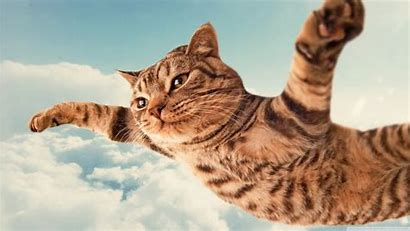
#> input picture kucing.jfif, 410 x 231 px
$ python toCMYK.py
#> lines starting #> are read from the running program, lines starting #| are printed output that depends on the picture
# import library
import cv2
import numpy as np
# import image
image = cv2.imread('kucing.jfif')
#> image is the input picture: shape (231, 410, 3); mean B, G, R 144.6, 163.2, 176.5
# change RGB to CMYK
img = image.astype(np.float64)/255.
K = 1 - np.max(img, axis=2)
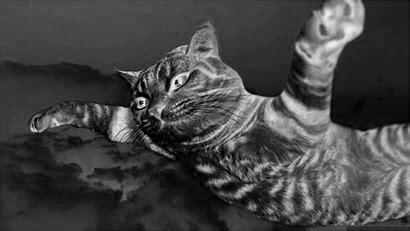
#> K: shape (231, 410) float64; min 0, max 0.945, mean 0.271
C = (1-img[...,2] - K)/(1-K)
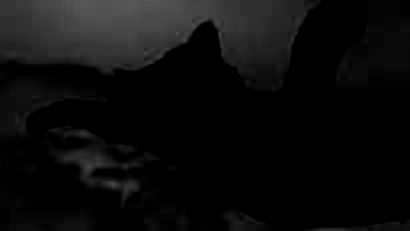
#> C: shape (231, 410) float64; min 0, max 0.352, mean 0.0496
M = (1-img[...,1] - K)/(1-K)
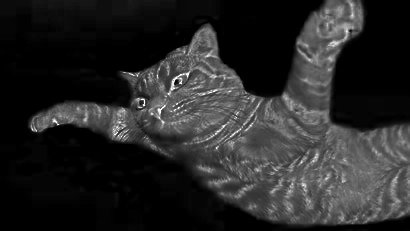
#> M: shape (231, 410) float64; min 0, max 1, mean 0.156
Y = (1-img[...,0] - K)/(1-K)
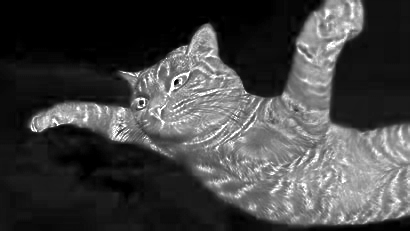
#> Y: shape (231, 410) float64; min 0, max 1, mean 0.268
CMYK_image= (np.dstack((C,M,Y,K)) * 255).astype(np.uint8)
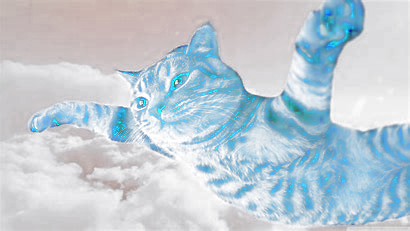
#> CMYK_image: shape (231, 410, 4); mean R, G, B, A 12.4, 39.5, 67.8, 68.8; transparent parts drawn white
# show the result
cv2.imshow("Original Image", image)
cv2.imshow("CMYK Image", CMYK_image)
cv2.waitKey(0)
cv2.destroyAllWindows()

$ run again, with cat.png saved as kucing.jfif
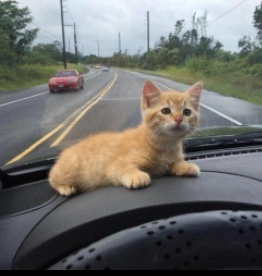
#> input picture cat.png, 262 x 276 px
#> image is the input picture: shape (276, 262, 3); mean B, G, R 108.1, 111, 111.3
#> `Y = (1-img[...,0] - K)/(1-K)`:
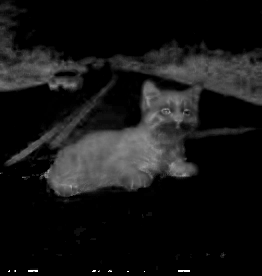
#> Y: shape (276, 262) float64; 1.61% of the values are NaN or infinite; the others: min 0, max 1, mean 0.0869; drawn with min black, max white, NaN and infinite black
#> `CMYK_image= (np.dstack((C,M,Y,K)) * 255).astype(np.uint8)`:
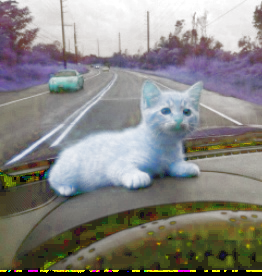
#> CMYK_image: shape (276, 262, 4); mean R, G, B, A 24.2, 22.6, 21.6, 134.6; transparent parts drawn white

$ run again, with gambar.png saved as kucing.jfif
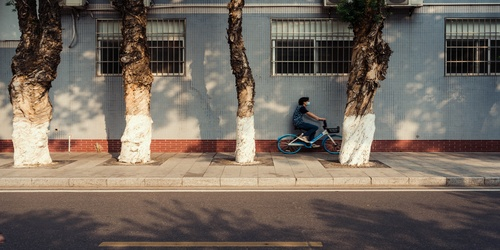
#> input picture gambar.png, 500 x 250 px
#> image is the input picture: shape (250, 500, 3); mean B, G, R 94.7, 104.7, 115.5
#> `Y = (1-img[...,0] - K)/(1-K)`:
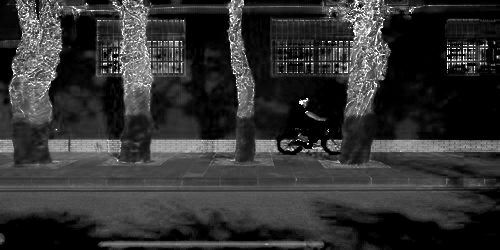
#> Y: shape (250, 500) float64; 0.02% of the values are NaN or infinite; the others: min 0, max 1, mean 0.199; drawn with min black, max white, NaN and infinite black
#> `CMYK_image= (np.dstack((C,M,Y,K)) * 255).astype(np.uint8)`:
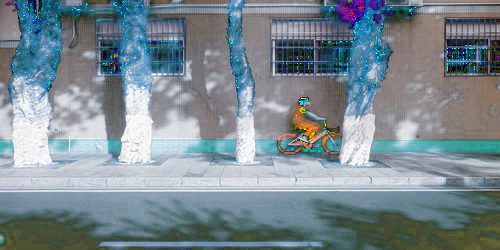
#> CMYK_image: shape (250, 500, 4); mean R, G, B, A 6.9, 32.8, 50.2, 137; transparent parts drawn white
